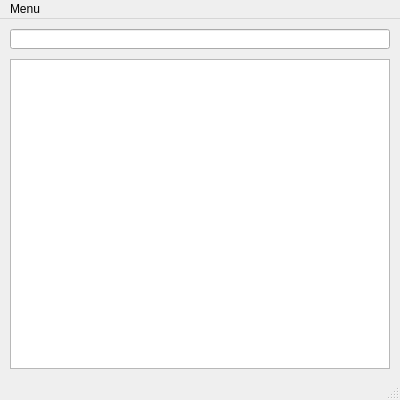
<?xml version="1.0" encoding="UTF-8"?>
<ui version="4.0">
 <class>DictionaryClass</class>
 <widget class="QMainWindow" name="DictionaryClass">
  <property name="geometry">
   <rect>
    <x>0</x>
    <y>0</y>
    <width>400</width>
    <height>400</height>
   </rect>
  </property>
  <property name="windowTitle">
   <string>Dictionary</string>
  </property>
  <widget class="QWidget" name="centralWidget">
   <widget class="QLineEdit" name="lineEdit">
    <property name="geometry">
     <rect>
      <x>10</x>
      <y>10</y>
      <width>380</width>
      <height>20</height>
     </rect>
    </property>
   </widget>
   <widget class="QTextBrowser" name="textBrowser">
    <property name="geometry">
     <rect>
      <x>10</x>
      <y>40</y>
      <width>380</width>
      <height>310</height>
     </rect>
    </property>
   </widget>
  </widget>
  <widget class="QMenuBar" name="menuBar">
   <property name="geometry">
    <rect>
     <x>0</x>
     <y>0</y>
     <width>400</width>
     <height>18</height>
    </rect>
   </property>
   <widget class="QMenu" name="menu">
    <property name="title">
     <string>Menu</string>
    </property>
    <addaction name="actionAbout"/>
   </widget>
   <addaction name="menu"/>
  </widget>
  <widget class="QStatusBar" name="statusBar"/>
  <action name="actionAbout">
   <property name="text">
    <string>about</string>
   </property>
  </action>
 </widget>
 <layoutdefault spacing="6" margin="11"/>
 <resources>
  <include location="Dictionary.qrc"/>
 </resources>
 <connections/>
</ui>
